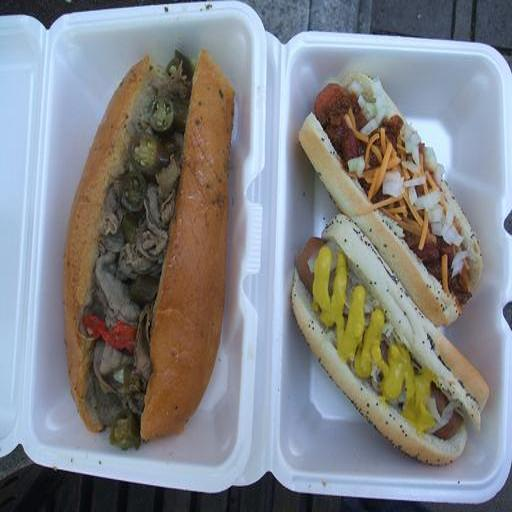
#> input picture DATA/DeepGuardDB_v1/DALLE_dataset/real/000000000321.jpg, 512 x 512 px, found by its file name
$ python eda.py
#> lines starting #> are read from the running program, lines starting #| are printed output that depends on the picture
#!/usr/bin/env python3
# -*- coding: utf-8 -*-

"""
Exploratory Data Analysis for DeepGuardDB Dataset
"""

import os
import json
import numpy as np
import pandas as pd
import matplotlib.pyplot as plt
import seaborn as sns
import random
from PIL import Image
from collections import Counter

# Set plot style
plt.style.use('ggplot')
sns.set_palette('bright')

# Define path to dataset
base_path = "../DATA/DeepGuardDB_v1/"
output_dir = "eda_results"

# Create output directory if it doesn't exist
os.makedirs(output_dir, exist_ok=True)

# List all image directories
dataset_models = ['SD_dataset', 'DALLE_dataset', 'IMAGEN_dataset', 'GLIDE_dataset']
categories = ['real', 'fake']

def count_images(path):
    """Count number of images in a directory"""
    if not os.path.exists(path):
        return 0
    return len([f for f in os.listdir(path) if f.endswith(('.jpg', '.jpeg', '.png'))])

def analyze_dataset_structure():
    """Analyze and visualize dataset structure"""
    print("Analyzing dataset structure...")

    # Create a dataframe with image counts
    counts = []
    for model in dataset_models:
        for category in categories:
            path = os.path.join(base_path, model, category)
            count = count_images(path)
            counts.append({
                'Model': model.split('_')[0],
                'Category': category,
                'Count': count
            })

    count_df = pd.DataFrame(counts)
    print(count_df)

    # Visualize image counts
    plt.figure(figsize=(12, 6))
    ax = sns.barplot(x='Model', y='Count', hue='Category', data=count_df)
    plt.title('Number of Images by Model and Category', fontsize=16)
    plt.xlabel('Model', fontsize=14)
    plt.ylabel('Number of Images', fontsize=14)
    plt.xticks(fontsize=12)
    plt.yticks(fontsize=12)
    plt.legend(fontsize=12)

    # Add counts above bars
    for i, p in enumerate(ax.patches):
        ax.annotate(f'{p.get_height():,}',
                   (p.get_x() + p.get_width() / 2., p.get_height()),
                   ha='center', va='bottom', fontsize=11)

    plt.tight_layout()
    plt.savefig(os.path.join(output_dir, 'dataset_structure.png'), dpi=300)
    plt.close()

def analyze_metadata():
    """Analyze dataset metadata"""
    print("Analyzing metadata...")

    # Load metadata from the main JSON file
    try:
        json_path = os.path.join(base_path, 'json_files', 'DeepGuardDB.json')
        with open(json_path, 'r') as f:
            metadata = json.load(f)

        # Convert to DataFrame
        metadata_df = pd.DataFrame(metadata)
        print(f"Total number of entries: {len(metadata_df)}")

        # Platform distribution
        platform_counts = metadata_df['platform'].value_counts()
        print("\nDistribution by platform:")
        for platform, count in platform_counts.items():
            print(f"{platform}: {count} ({count/len(metadata_df)*100:.2f}%)")

        # Visualize distribution by platform
        plt.figure(figsize=(10, 6))
        ax = sns.countplot(x='platform', data=metadata_df, palette='viridis')
        plt.title('Distribution of Images by Platform', fontsize=16)
        plt.xlabel('Platform', fontsize=14)
        plt.ylabel('Count', fontsize=14)
        plt.xticks(fontsize=12)
        plt.yticks(fontsize=12)

        # Add counts above bars
        for i, p in enumerate(ax.patches):
            ax.annotate(f'{p.get_height():,}\n({p.get_height()/len(metadata_df)*100:.1f}%)',
                       (p.get_x() + p.get_width() / 2., p.get_height()),
                       ha='center', va='bottom', fontsize=11)

        plt.tight_layout()
        plt.savefig(os.path.join(output_dir, 'platform_distribution.png'), dpi=300)
        plt.close()

        return metadata_df
    except Exception as e:
        print(f"Error analyzing metadata: {e}")
        return None

def tokenize_text(text):
    """Simple tokenization for prompts"""
    if not isinstance(text, str):
        return []

    # Split by spaces and remove punctuation
    tokens = text.lower().split()
    tokens = [token.strip('.,;:!?()-"\'') for token in tokens]

    # Remove empty tokens and common stop words
    stop_words = {'a', 'an', 'the', 'and', 'or', 'but', 'in', 'on', 'at', 'to', 'for', 'with', 'of'}
    tokens = [token for token in tokens if token and token not in stop_words]

    return tokens

def analyze_prompts(metadata_df):
    """Analyze prompts used to generate the fake images"""
    if metadata_df is None:
        return

    print("Analyzing prompts...")

    # Combine all prompts
    all_tokens = []
    for prompt in metadata_df['prompts']:
        all_tokens.extend(tokenize_text(prompt))

    # Count word frequencies
    word_freq = Counter(all_tokens)
    most_common_words = word_freq.most_common(20)

    # Create dataframe for visualization
    word_freq_df = pd.DataFrame(most_common_words, columns=['Word', 'Frequency'])
    word_freq_df = word_freq_df.sort_values('Frequency')

    # Plot
    plt.figure(figsize=(12, 8))
    sns.barplot(x='Frequency', y='Word', data=word_freq_df, palette='viridis')
    plt.title('Most Common Words in Image Generation Prompts', fontsize=16)
    plt.xlabel('Frequency', fontsize=14)
    plt.ylabel('Word', fontsize=14)
    plt.xticks(fontsize=12)
    plt.yticks(fontsize=12)
    plt.tight_layout()
    plt.savefig(os.path.join(output_dir, 'common_words.png'), dpi=300)
    plt.close()

    # Analyze prompts by platform
    platform_tokens = {}
    for platform in metadata_df['platform'].unique():
        platform_prompts = metadata_df[metadata_df['platform'] == platform]['prompts']
        tokens = []
        for prompt in platform_prompts:
            tokens.extend(tokenize_text(prompt))
        platform_tokens[platform] = tokens

    # Get top words by platform
    top_words_by_platform = {}
    for platform, tokens in platform_tokens.items():
        counter = Counter(tokens)
        top_words_by_platform[platform] = counter.most_common(10)

    # Plot top words by platform
    fig, axes = plt.subplots(2, 2, figsize=(18, 12))
    axes = axes.flatten()

    for i, (platform, words) in enumerate(top_words_by_platform.items()):
        if i < 4:  # Ensure we don't exceed available axes
            df = pd.DataFrame(words, columns=['Word', 'Frequency']).sort_values('Frequency')
            sns.barplot(x='Frequency', y='Word', data=df, ax=axes[i], palette='viridis')
            axes[i].set_title(f'Top Words in {platform.upper()} Prompts', fontsize=14)
            axes[i].set_xlabel('Frequency', fontsize=12)
            axes[i].set_ylabel('Word', fontsize=12)

    plt.tight_layout()
    plt.savefig(os.path.join(output_dir, 'platform_words.png'), dpi=300)
    plt.close()

def display_sample_images():
    """Display sample images from each model and category"""
    print("Generating sample image visualizations...")

    for model in dataset_models:
        try:
            real_path = os.path.join(base_path, f'{model}/real')
            fake_path = os.path.join(base_path, f'{model}/fake')

            if not os.path.exists(real_path) or not os.path.exists(fake_path):
                continue

            real_files = [f for f in os.listdir(real_path) if f.endswith(('.jpg', '.jpeg', '.png'))]
            fake_files = [f for f in os.listdir(fake_path) if f.endswith(('.jpg', '.jpeg', '.png'))]

            # Skip if either category has no images
            if not real_files or not fake_files:
                continue

            # Sample at most 4 images from each category
            n_samples = min(4, len(real_files), len(fake_files))
            real_samples = random.sample(real_files, n_samples)
            fake_samples = random.sample(fake_files, n_samples)

            # Create figure
            fig, axes = plt.subplots(2, n_samples, figsize=(16, 8))

            # Plot real images
            for i, img_file in enumerate(real_samples):
                img_path = os.path.join(real_path, img_file)
                try:
                    img = Image.open(img_path)
                    axes[0, i].imshow(img)
                    axes[0, i].set_title(f'Real Image', fontsize=10)
                    axes[0, i].axis('off')
                except Exception as e:
                    print(f"Error loading {img_path}: {e}")

            # Plot fake images
            for i, img_file in enumerate(fake_samples):
                img_path = os.path.join(fake_path, img_file)
                try:
                    img = Image.open(img_path)
                    axes[1, i].imshow(img)
                    axes[1, i].set_title(f'Fake Image ({model.split("_")[0]})', fontsize=10)
                    axes[1, i].axis('off')
                except Exception as e:
                    print(f"Error loading {img_path}: {e}")

            plt.suptitle(f'Sample Images from {model.split("_")[0]} Dataset', fontsize=16)
            plt.tight_layout()
            plt.savefig(os.path.join(output_dir, f'samples_{model.split("_")[0]}.png'), dpi=300)
            plt.close()

        except Exception as e:
            print(f"Error generating sample visualization for {model}: {e}")

def analyze_image_properties():
    """Analyze image dimensions, aspect ratios, and file sizes"""
    print("Analyzing image properties...")

    # Function to get image properties
    def get_image_properties(img_path):
        try:
            img = Image.open(img_path)
            width, height = img.size
            aspect_ratio = width / height
            file_size = os.path.getsize(img_path) / 1024  # in KB
            return {
                'width': width,
                'height': height,
                'aspect_ratio': aspect_ratio,
                'file_size': file_size
            }
        except Exception as e:
            print(f"Error processing {img_path}: {e}")
            return None

    # Sample images to analyze (limit to 50 per category for performance)
    image_properties = []
    for model in dataset_models:
        for category in categories:
            path = os.path.join(base_path, model, category)
            if os.path.exists(path):
                files = [f for f in os.listdir(path) if f.endswith(('.jpg', '.jpeg', '.png'))]
                sample_size = min(50, len(files))

                if sample_size > 0:
                    sample_files = random.sample(files, sample_size)

                    for file in sample_files:
                        img_path = os.path.join(path, file)
                        props = get_image_properties(img_path)
                        if props:
                            props['model'] = model.split('_')[0]
                            props['category'] = category
                            image_properties.append(props)

    # Convert to DataFrame
    properties_df = pd.DataFrame(image_properties)
    if properties_df.empty:
        print("No image properties collected.")
        return

    print(f"Collected properties for {len(properties_df)} images.")

    # Distribution of image dimensions
    fig, axes = plt.subplots(1, 2, figsize=(16, 6))

    # Width distribution
    sns.histplot(data=properties_df, x='width', hue='category', bins=20, kde=True, ax=axes[0])
    axes[0].set_title('Distribution of Image Widths', fontsize=14)
    axes[0].set_xlabel('Width (pixels)', fontsize=12)
    axes[0].set_ylabel('Count', fontsize=12)

    # Height distribution
    sns.histplot(data=properties_df, x='height', hue='category', bins=20, kde=True, ax=axes[1])
    axes[1].set_title('Distribution of Image Heights', fontsize=14)
    axes[1].set_xlabel('Height (pixels)', fontsize=12)
    axes[1].set_ylabel('Count', fontsize=12)

    plt.tight_layout()
    plt.savefig(os.path.join(output_dir, 'image_dimensions.png'), dpi=300)
    plt.close()

    # Aspect ratio distribution
    plt.figure(figsize=(12, 6))
    sns.boxplot(x='model', y='aspect_ratio', hue='category', data=properties_df)
    plt.title('Aspect Ratio Distribution by Model and Category', fontsize=16)
    plt.xlabel('Model', fontsize=14)
    plt.ylabel('Aspect Ratio (width/height)', fontsize=14)
    plt.axhline(y=1, color='red', linestyle='--')
    plt.ylim(0.5, 2.0)
    plt.tight_layout()
    plt.savefig(os.path.join(output_dir, 'aspect_ratios.png'), dpi=300)
    plt.close()

    # File size distribution
    plt.figure(figsize=(12, 6))
    sns.boxplot(x='model', y='file_size', hue='category', data=properties_df)
    plt.title('File Size Distribution by Model and Category', fontsize=16)
    plt.xlabel('Model', fontsize=14)
    plt.ylabel('File Size (KB)', fontsize=14)
    plt.tight_layout()
    plt.savefig(os.path.join(output_dir, 'file_sizes.png'), dpi=300)
    plt.close()

def main():
    """Main function to run all analyses"""
    print("Starting DeepGuardDB Exploratory Data Analysis")

    # Run all analyses
    analyze_dataset_structure()
#> in analyze_dataset_structure, `plt.savefig(os.path.join(output_dir, 'dataset_structure.png'), dpi=300)`:
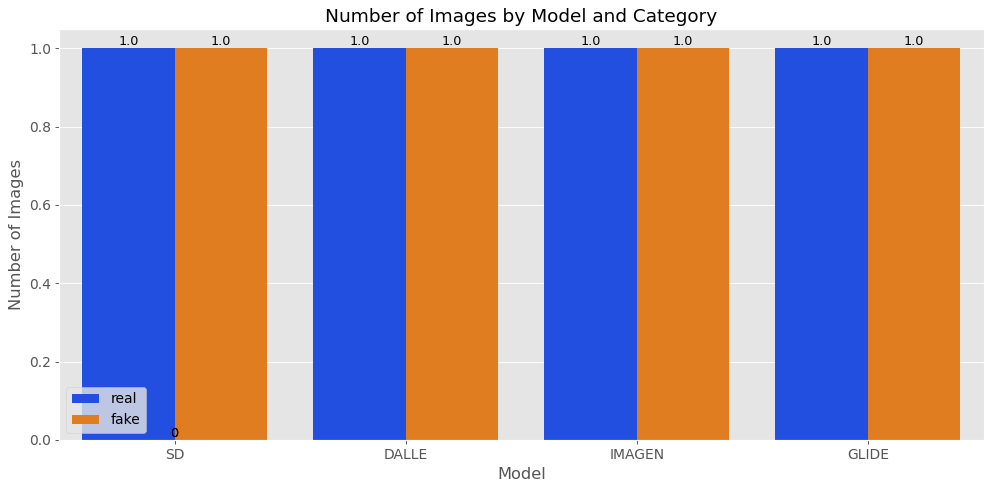
#> figure drawn by matplotlib, 1 panel
    metadata_df = analyze_metadata()
    analyze_prompts(metadata_df)
    display_sample_images()
#> in display_sample_images, img is the input picture: PIL image 512x512 RGB; mean R, G, B 130, 131.8, 134.9
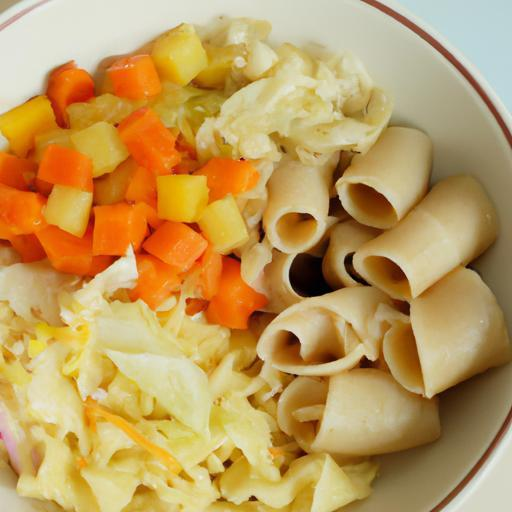
#> input picture DATA/DeepGuardDB_v1/DALLE_dataset/fake/000000000332.jpg.png, 512 x 512 px, found by its file name
#> in display_sample_images, img is the input picture: PIL image 512x512 RGB; mean R, G, B 191.1, 155.6, 93.3
    analyze_image_properties()
#> in analyze_image_properties, `image_properties = []`: image_properties = []

    print(f"Analysis complete. Results saved to {output_dir}/")

if __name__ == "__main__":
#> (the run stopped early here; a loop or call above may not have finished)
